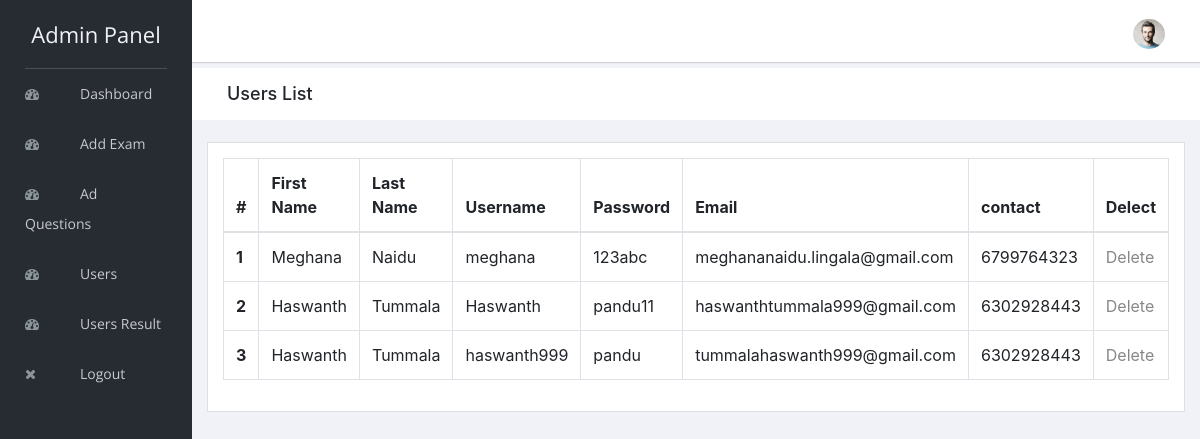
Page /admin/userslist.php (signed in) on the committed database.
### tables this page shows
CREATE TABLE `registeration` (
  `id` int(10) NOT NULL,
  `firstname` varchar(50) NOT NULL,
  `lastname` varchar(50) NOT NULL,
  `username` varchar(50) NOT NULL,
  `password` varchar(50) NOT NULL,
  `email` varchar(50) NOT NULL,
  `contact` varchar(50) NOT NULL
);

### admin/userslist.php (the view, shortened to what this page needs)
<?php
include"header.php";
include"../connections.php";
    ?>
<div class="breadcrumbs">
            <div class="col-sm-12">
                <div class="page-header float-left">
                    <div class="page-title">
                        <h1>Users List</h1>
                    </div>
                </div>
            </div>
        </div>
        <div class="content mt-3">
            <div class="animated fadeIn">
                <div class="row">
                    <div class="col-lg-12">
                        <div class="card">
                            <div class="card-body">
                                <table class="table table-bordered">
                                    <thead>
                                        <tr>
                                            <th scope="col">#</th>
                                            <th scope="col">First Name</th>
                                            <th scope="col">Last Name</th>
                                            <th scope="col">Username</th>
                                            <th scope="col">Password</th>
                                            <th scope="col">Email</th>
                                            <th scope="col">contact</th>
                                            <th scope="col">Delect</th>
                                        </tr>
                                    </thead>
                                    <tbody>
                                    <?php
                                        $count=0;
                                        $res=mysqli_query($link,"select * from registeration");
                                        while($row=mysqli_fetch_array($res))
                                        {
                                            $count=$count+1;
                                            ?>
                                            <tr>
                                            <th scope="row"><?php echo $count;?></th>
                                            <td><?php echo $row["firstname"];?></td>
                                            <td><?php echo $row["lastname"];?>
                                            <td><?php echo $row["username"];?>
                                            <td><?php echo $row["password"];?>
                                            <td><?php echo $row["email"];?>
                                            <td><?php echo $row["contact"];?>
                                            </td>
                                            <td><a href="deleteuser.php?id=<?php echo $row["id"]; ?>">Delete</a></td>
</td>
                                        </tr>
                                            <?php
                                        }
                                        ?>
                                        </tbody>
                                </table>
                            </div>
                        </div>
                    </div>
                                            </div>
                                        </div>
                                    </div>

### admin/header.php (shortened to what this page needs)
<!doctype html>
<html class="no-js" lang="en">
<head>
    <link rel="stylesheet" href="vendors/bootstrap/dist/css/bootstrap.min.css">
    <link rel="stylesheet" href="vendors/font-awesome/css/font-awesome.min.css">
    <link rel="stylesheet" href="vendors/themify-icons/css/themify-icons.css">
    <link rel="stylesheet" href="vendors/flag-icon-css/css/flag-icon.min.css">
    <link rel="stylesheet" href="vendors/selectFX/css/cs-skin-elastic.css">
    <link rel="stylesheet" href="assets/css/style.css">
</head>
<body>
    <aside id="left-panel" class="left-panel">
        <nav class="navbar navbar-expand-sm navbar-default">
            <div class="navbar-header">
                <a class="navbar-brand" href="./">
                Admin Panel</a>
            </div>
            <div id="main-menu" class="main-menu collapse navbar-collapse">
                <ul class="nav navbar-nav">
                    <li>
                        <a href="demo.php"> <i class="menu-icon fa fa-dashboard"></i>Dashboard </a></li>
                        <li>
                        <a href="exam_category.php"> <i class="menu-icon fa fa-dashboard"></i>Add Exam </a></li>
                        <li>
                        <a href="add_edit_exam_questions.php"> <i class="menu-icon fa fa-dashboard"></i>Ad Questions </a></li>
                    <li>
                    <a href="userslist.php"> <i class="menu-icon fa fa-dashboard"></i>Users </a></li>
                    <li>
                        <a href="old-exam-resluts.php"> <i class="menu-icon fa fa-dashboard"></i>Users Result </a></li>
                    <li>
                        <a href="logout.php"> <i class="menu-icon fa fa-close"></i>Logout
                         </a>
                    </li>
                </ul>
            </div>
        </nav>
    </aside>
    <div id="right-panel" class="right-panel">
        <header id="header" class="header">
            <div class="header-menu">
                <div class="col-sm-7">
                </div>
                <div class="col-sm-5">
                    <div class="user-area dropdown float-right">
                        <a href="#" class="dropdown-toggle" data-toggle="dropdown" aria-haspopup="true" aria-expanded="false">
                            <img class="user-avatar rounded-circle" src="images/admin.jpg" alt="User Avatar">
                        </a>
                    </div>
                </div>
            </div>
        </header>

### rows in the picture
registeration: firstname "Meghana", lastname "Naidu", username "meghana", password "123abc", email "meghananaidu.lingala@gmail.com", contact "6799764323"
registeration: firstname "Haswanth", lastname "Tummala", username "Haswanth", password "pandu11", email "haswanthtummala999@gmail.com", contact "6302928443"
registeration: firstname "Haswanth", lastname "Tummala", username "haswanth999", password "pandu", email "tummalahaswanth999@gmail.com", contact "6302928443"
